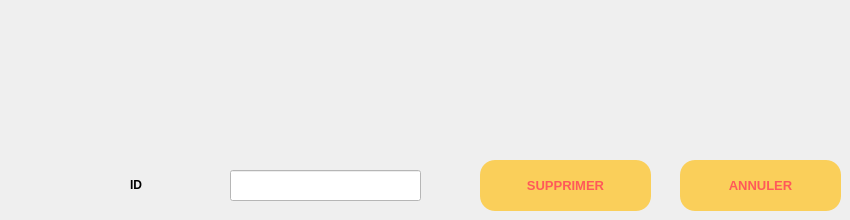
       <widget class="QWidget" name="tab_9">
        <property name="styleSheet">
         <string notr="true"/>
        </property>
        <attribute name="title">
         <string>SUPPRIMER</string>
        </attribute>
        <widget class="QLabel" name="label_58">
         <property name="geometry">
          <rect>
           <x>130</x>
           <y>170</y>
           <width>51</width>
           <height>31</height>
          </rect>
         </property>
         <property name="text">
          <string>&lt;html&gt;&lt;head/&gt;&lt;body&gt;&lt;p&gt;&lt;span style=&quot; font-weight:600;&quot;&gt;ID&lt;/span&gt;&lt;/p&gt;&lt;/body&gt;&lt;/html&gt;</string>
         </property>
        </widget>
        <widget class="QLineEdit" name="lineEdit_ID_S">
         <property name="geometry">
          <rect>
           <x>230</x>
           <y>170</y>
           <width>191</width>
           <height>31</height>
          </rect>
         </property>
         <property name="styleSheet">
          <string notr="true">background-color:#FFFFFF;</string>
         </property>
        </widget>
        <widget class="QPushButton" name="SUPPRIMER">
         <property name="geometry">
          <rect>
           <x>480</x>
           <y>160</y>
           <width>171</width>
           <height>51</height>
          </rect>
         </property>
         <property name="font">
          <font>
           <pointsize>10</pointsize>
           <weight>75</weight>
           <bold>true</bold>
          </font>
         </property>
         <property name="styleSheet">
          <string notr="true">QPushButton{
border-radius:15px;
	background:#FACF5A;
	color:#FF5959;
	font-weight : bold;
}
QPushButton:hover
{
		background:#FF5959;
		color:#FACF5A;
		font-weight: bold;
}</string>
         </property>
         <property name="text">
          <string>SUPPRIMER</string>
         </property>
         <property name="icon">
          <iconset>
           <normaloff>../../Documents/projet_2a39/feather/user-x.svg</normaloff>../../Documents/projet_2a39/feather/user-x.svg</iconset>
         </property>
         <property name="checkable">
          <bool>false</bool>
         </property>
         <property name="autoRepeatDelay">
          <number>300</number>
         </property>
        </widget>
        <widget class="QPushButton" name="ANNULER3">
         <property name="geometry">
          <rect>
           <x>680</x>
           <y>160</y>
           <width>161</width>
           <height>51</height>
          </rect>
         </property>
         <property name="font">
          <font>
           <pointsize>10</pointsize>
           <weight>75</weight>
           <bold>true</bold>
          </font>
         </property>
         <property name="styleSheet">
          <string notr="true">QPushButton{
border-radius:15px;
	background:#FACF5A;
	color:#FF5959;
	font-weight : bold;
}
QPushButton:hover
{
		background:#FF5959;
		color:#FACF5A;
		font-weight: bold;
}

</string>
         </property>
         <property name="text">
          <string>ANNULER</string>
         </property>
         <property name="icon">
          <iconset>
           <normaloff>../../Documents/projet_2a39/feather/x-octagon.svg</normaloff>../../Documents/projet_2a39/feather/x-octagon.svg</iconset>
         </property>
        </widget>
       </widget>
